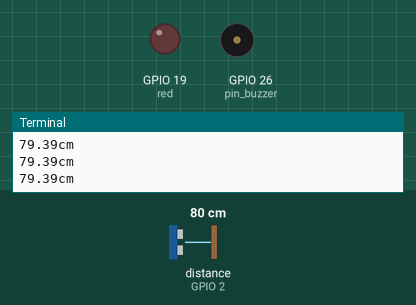
The program below on a simulated Raspberry Pi (BCM pin numbers). Parts: output pins drawn as LEDs (lit = HIGH), buzzer (waves = sounding), the last lines printed to the terminal. Dashed ring = blinking. Inputs (shaded band) come from the test bench; at power-on: distance to the obstacle (sensor on GPIO 2) 80 cm. The echo pulse lasts 58.3 µs per cm; the clock reads 2024-03-15 10:24:30 at power-on unless the program sets it; pins used as bus, display or sensor lines are not drawn.

Above: at 1.2 s.
1.3 s: distance to the obstacle (sensor on GPIO 2) set to 35 cm
2.8 s: distance to the obstacle (sensor on GPIO 2) set to 27 cm
At 3.6 s:
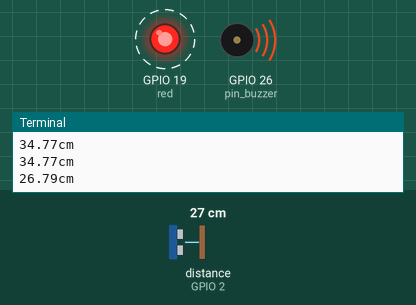
5.8 s: distance to the obstacle (sensor on GPIO 2) set to 60 cm
At 7.4 s:
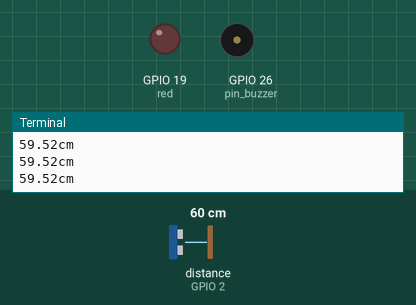
Timing chart, 0 to 8.9 s (numbered marks = the images above; inputs shaded):
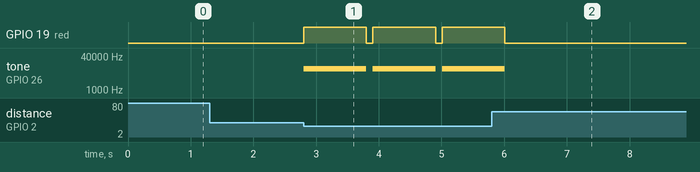

The program:

011_SONAR.py
```python
import RPi.GPIO as GPIO
import time

GPIO.setmode(GPIO.BCM)

pin_buzzer = 26
pin_echo = 2
pin_trig = 3

red = 19

GPIO.setup(pin_buzzer, GPIO.OUT)
GPIO.setup(pin_echo, GPIO.IN)
GPIO.setup(pin_trig, GPIO.OUT)
GPIO.setup(red, GPIO.OUT)
pwm = GPIO.PWM(pin_buzzer, 700)


def get_dis():
    GPIO.output(pin_trig, 0)
    time.sleep(0.1)
    GPIO.output(pin_trig, 1)
    time.sleep(0.00001)
    GPIO.output(pin_trig, 0)

    while GPIO.input(pin_echo) == 0:
        pulse_start = time.time()

    while GPIO.input(pin_echo) == 1:
        pulse_end = time.time()

    pulse_duration = pulse_end - pulse_start
    distance = pulse_duration*17000
    distance = round(distance, 2)
    print(str(distance) + 'cm')
    return distance


try:
    while True:
        distance = get_dis()
        if distance < 10:
            GPIO.output(red, GPIO.HIGH)
            pwm.start(90)
            pwm.ChangeFrequency(10000)
            time.sleep(0.1)
            pwm.stop()
            GPIO.output(red, GPIO.LOW)
        elif distance < 20:
            GPIO.output(red, GPIO.HIGH)
            pwm.start(90)
            pwm.ChangeFrequency(10000)
            time.sleep(0.4)
            pwm.stop()
            GPIO.output(red, GPIO.LOW)
        elif distance < 30:
            GPIO.output(red, GPIO.HIGH)
            pwm.start(90)
            pwm.ChangeFrequency(10000)
            time.sleep(1)
            pwm.stop()
            GPIO.output(red, GPIO.LOW)
        else:
            pwm.stop()
except KeyboardInterrupt:
    GPIO.cleanup()
```

Measured:
- the behaviour switches between 31 and 30 cm on distance to the obstacle (sensor on GPIO 2) (found by bisection; images 0 and 1)
- after the input at 2.8 s, GPIO 19 (red): alternates HIGH for 1.0 s and LOW for 0.10 s, starting at once; tone on GPIO 26 (pin_buzzer): alternates 10000 Hz for 1.0 s and silent for 0.10 s, starting at once
- after the input at 5.8 s, GPIO 19 (red): goes on until 6.0 s, then stays LOW; tone on GPIO 26 (pin_buzzer): goes on until 6.0 s, then stays silent
